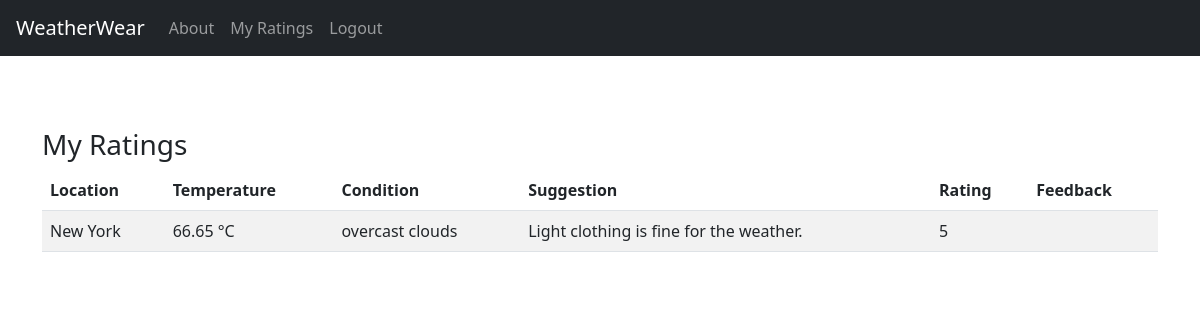
Page /myratings/ (signed in) on the committed database.
### weather/models.py (models this page shows, shortened)
class ClothingRating(models.Model):
    preference = models.ForeignKey(WeatherPreference, on_delete=models.CASCADE)
    user = models.ForeignKey(User, on_delete=models.CASCADE)
    rating = models.IntegerField(choices=[(i, i) for i in range(1, 6)])
    feedback = models.TextField(blank=True)

class WeatherPreference(models.Model):
    user = models.ForeignKey(User, on_delete=models.CASCADE)
    location = models.CharField(max_length=100)
    temperature = models.FloatField()
    condition = models.CharField(max_length=100)
    recommendation = models.TextField()
    timestamp = models.DateTimeField(auto_now_add=True)

### weather/views.py (the view)
# urls.py: path('myratings/', weather_views.my_ratings, name='my_ratings'),  # step 4
@login_required
def my_ratings(request):
    ratings = ClothingRating.objects.filter(user=request.user).select_related('preference')
    return render(request, 'weather/my_ratings.html', {'ratings': ratings})

### weather/templates/weather/my_ratings.html
{% extends 'weather/base.html' %}
{% block content %}
<div class="container mt-5">
    <h3>My Ratings</h3>
    {% if ratings %}
        <table class="table table-striped">
            <thead>
                <tr>
                    <th>Location</th>
                    <th>Temperature</th>
                    <th>Condition</th>
                    <th>Suggestion</th>
                    <th>Rating</th>
                    <th>Feedback</th>
                </tr>
            </thead>
            <tbody>
                {% for rating in ratings %}
                    <tr>
                        <td>{{ rating.preference.location }}</td>
                        <td>{{ rating.preference.temperature }} °C</td>
                        <td>{{ rating.preference.condition }}</td>
                        <td>{{ rating.preference.recommendation }}</td>
                        <td>{{ rating.rating }}</td>
                        <td>{{ rating.feedback }}</td>
                    </tr>
                {% endfor %}
            </tbody>
        </table>
    {% else %}
        <p>You have not submitted any ratings yet.</p>
    {% endif %}
</div>
{% endblock %}

### rows in the picture
ClothingRating: preference.location "New York", preference.temperature "66.65", preference.condition "overcast clouds", preference.recommendation "Light clothing is fine for the weather.", rating "5"
